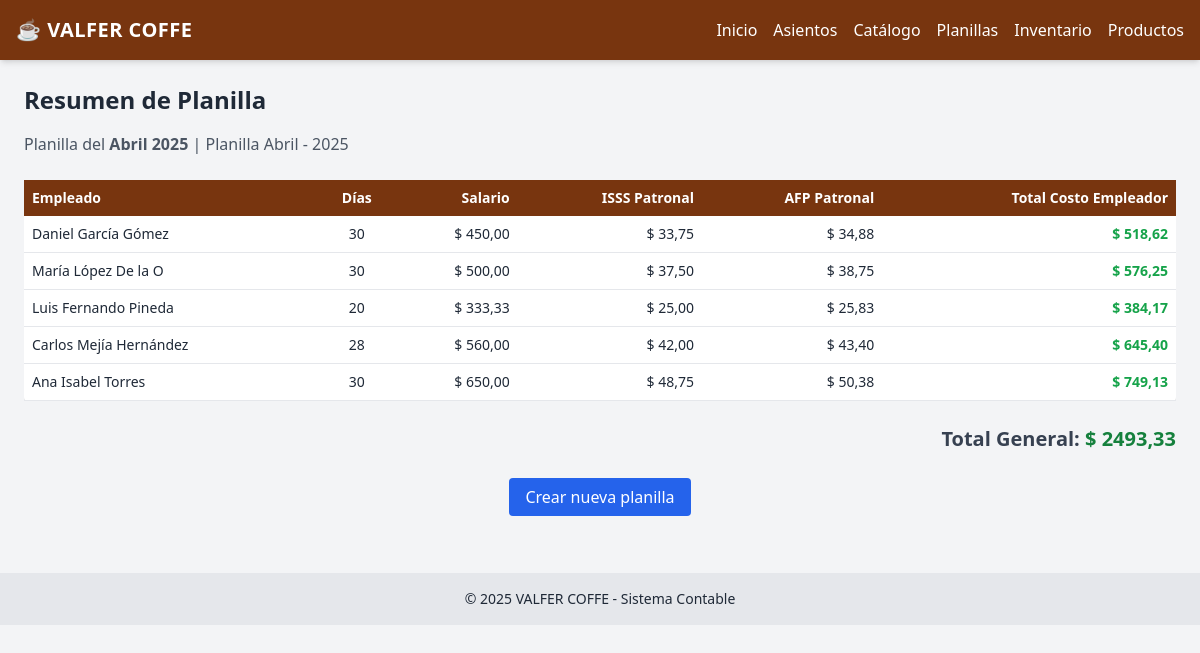
The app's page /planillas/1/ver/, older data.
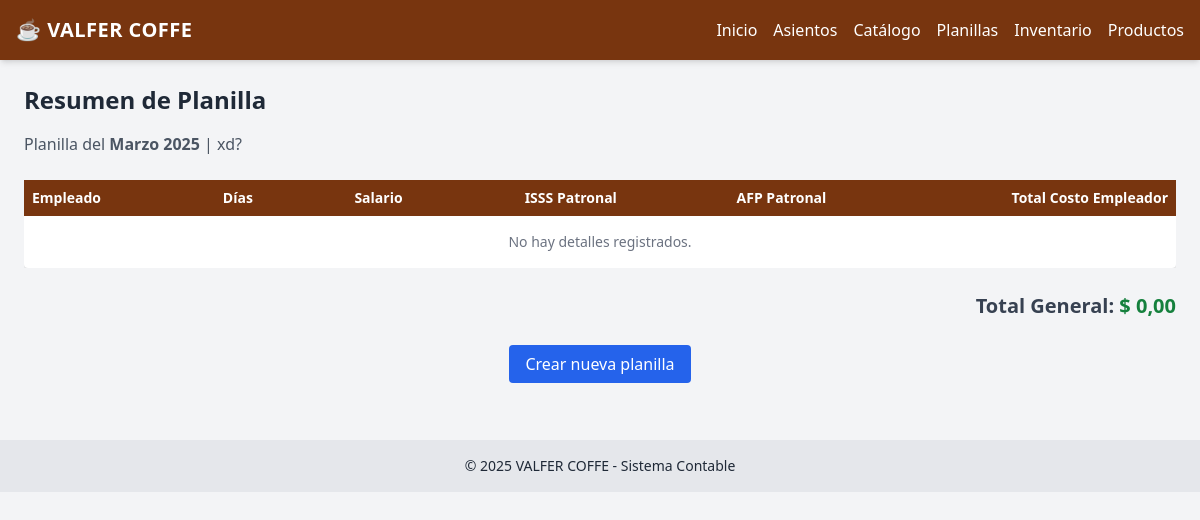
The same page, newer data.
### contabilidad/models.py (models this page shows, shortened)
class Planilla(models.Model):
    MES_CHOICES = [
        (1, 'Enero'), (2, 'Febrero'), (3, 'Marzo'), (4, 'Abril'),
        (5, 'Mayo'), (6, 'Junio'), (7, 'Julio'), (8, 'Agosto'),
        (9, 'Septiembre'), (10, 'Octubre'), (11, 'Noviembre'), (12, 'Diciembre'),
    ]
    mes = models.IntegerField(choices=MES_CHOICES)
    anio = models.IntegerField()
    descripcion = models.CharField(max_length=255)
    creada_en = models.DateTimeField(auto_now_add=True)

class DetallePlanilla(models.Model):
    planilla = models.ForeignKey(Planilla, related_name='detalles', on_delete=models.CASCADE)
    empleado = models.ForeignKey(Empleado, on_delete=models.CASCADE)
    dias_trabajados = models.IntegerField()
    salario = models.DecimalField(max_digits=10, decimal_places=2)
    afp = models.DecimalField(max_digits=10, decimal_places=2)
    isss = models.DecimalField(max_digits=10, decimal_places=2)
    total_pagado = models.DecimalField(max_digits=10, decimal_places=2)
    total_costo_empleador = models.DecimalField(max_digits=10, decimal_places=2, default=0)

class Empleado(models.Model):
    nombre = models.CharField(max_length=100)
    dui = models.CharField(max_length=10)
    nit = models.CharField(max_length=17)
    cargo = models.CharField(max_length=100)
    salario_base = models.DecimalField(max_digits=10, decimal_places=2)

### contabilidad/views.py (the view)
# urls.py: path('planillas/<int:planilla_id>/ver/', ver_planilla, name='ver_planilla'),
def ver_planilla(request, planilla_id):
    planilla = Planilla.objects.get(id=planilla_id)
    detalles = planilla.detalles.all()
    total_general = sum(d.total_pagado for d in detalles)
    return render(request, 'planillas/ver_planilla.html', {
        'planilla': planilla,
        'detalles': detalles,
        'total_general': total_general,
    })

### contabilidad/templates/planillas/ver_planilla.html (shortened to what this page needs)
{% extends 'contabilidad/base.html' %}
{% block content %}
<h2 class="text-2xl font-bold mb-4">Resumen de Planilla</h2>
<p class="text-gray-600 mb-6">Planilla del <strong>{{ planilla.get_mes_display }} {{ planilla.anio }}</strong> | {{ planilla.descripcion }}</p>
<div class="overflow-x-auto">
    <table class="w-full bg-white shadow rounded text-sm">
        <thead class="bg-amber-900 text-white">
            <tr>
                <th class="p-2 text-left">Empleado</th>
                <th class="p-2 text-center">Días</th>
                <th class="p-2 text-right">Salario</th>
                <th class="p-2 text-right">ISSS Patronal</th>
                <th class="p-2 text-right">AFP Patronal</th>
                <th class="p-2 text-right">Total Costo Empleador</th>
            </tr>
        </thead>
        <tbody>
            {% for detalle in detalles %}
            <tr class="border-b hover:bg-gray-50">
                <td class="p-2">{{ detalle.empleado.nombre }}</td>
                <td class="p-2 text-center">{{ detalle.dias_trabajados }}</td>
                <td class="p-2 text-right">$ {{ detalle.salario|floatformat:2 }}</td>
                <td class="p-2 text-right">$ {{ detalle.isss|floatformat:2 }}</td>
                <td class="p-2 text-right">$ {{ detalle.afp|floatformat:2 }}</td>
                <td class="p-2 text-right font-semibold text-green-600">$ {{ detalle.total_costo_empleador|floatformat:2 }}</td>
            </tr>
            {% empty %}
            <tr>
                <td colspan="6" class="text-center py-4 text-gray-500">No hay detalles registrados.</td>
            </tr>
            {% endfor %}
        </tbody>
    </table>
</div>
<div class="mt-6 text-right text-xl font-semibold text-gray-700">
    Total General: <span class="text-green-700">$ {{ total_general|floatformat:2 }}</span>
</div>
<div class="mt-8 text-center">
    <a href="{% url 'crear_planilla' %}" class="bg-blue-600 text-white px-4 py-2 rounded hover:bg-blue-700">
        Crear nueva planilla
    </a>
</div>
{% endblock %}

Row changes from the older to the newer data that the page shows:
removed DetallePlanilla: empleado.nombre "Daniel García Gómez", dias_trabajados "30", salario "450,00", isss "33,75", afp "34,88", total_costo_empleador "518,62"
removed DetallePlanilla: empleado.nombre "María López De la O", dias_trabajados "30", salario "500,00", isss "37,50", afp "38,75", total_costo_empleador "576,25"
removed DetallePlanilla: empleado.nombre "Luis Fernando Pineda", dias_trabajados "20", salario "333,33", isss "25,00", afp "25,83", total_costo_empleador "384,17"
removed DetallePlanilla: empleado.nombre "Carlos Mejía Hernández", dias_trabajados "28", salario "560,00", isss "42,00", afp "43,40", total_costo_empleador "645,40"
removed DetallePlanilla: empleado.nombre "Ana Isabel Torres", dias_trabajados "30", salario "650,00", isss "48,75", afp "50,38", total_costo_empleador "749,13"
changed Planilla: mes "Abril" → "Marzo"; descripcion "Planilla Abril - 2025" → "xd?"
Text that changed along with them:
{{ total_general|floatformat:2 }}: "2493,33" → "0,00"
text now shown: "No hay detalles registrados."
